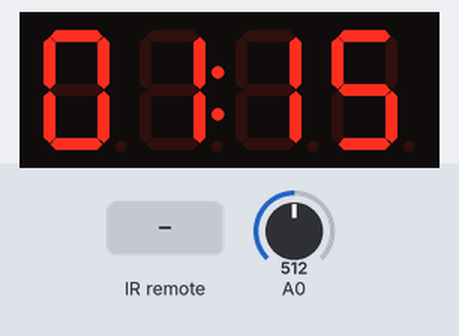
A sketch run on a simulated Arduino Uno, built with avr-gcc and run on an emulated ATmega328P. On the bench: 4-digit seven-segment display. The test bench sets the inputs (shaded band); at power-on: A0 = 512. The audio player accepts every command and is not drawn.

Above: at 1.7 s.
1.8 s: infrared code 0x09 received
At 2.4 s:
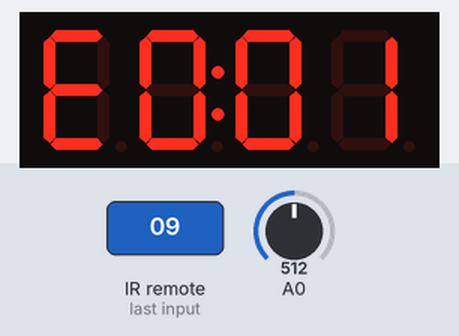
4.8 s: infrared code 0x40 received
At 5.8 s:
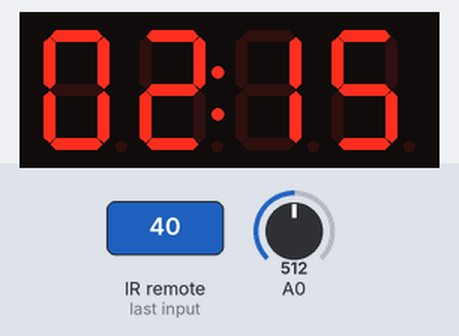
Timing chart, 0 to 7.8 s (numbered marks = the images above; inputs shaded):
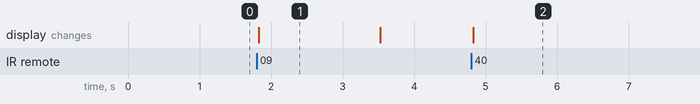

Measured:
- after the input at 1.8 s, the display: changes at once (image 1)
- after the input at 4.8 s, the display: changes at once (image 2)
- what the display in image 1 shows lasts 1.7 s, from 1.8 s to 3.5 s

The sketch:

mp3_player.ino
```cpp
#include <Arduino.h>
#include <TimerOne.h>
#include "TM1637.h"
#define DECODE_NEC
#include <IRremote.h>
#include "SoftwareSerial.h"
#include "DFRobotDFPlayerMini.h"

#define ADKEY_NUMS      6
#define ADKEY_UP_ADC    1018

#define TM1637_CLK_PIN  3
#define TM1637_DIO_PIN  4

#define IR_RECV_PIN     2

#define MP3_RX_PIN      10
#define MP3_TX_PIN      11

const uint16_t g_adkey_key_adc[ADKEY_NUMS] = {0, 144, 330, 506, 742, ADKEY_UP_ADC};
uint8_t g_adkey_last_key = 255, g_adkey_dn_cnt = 0;
int8_t g_ctrl_track = 0, g_ctrl_volume = 0, g_ctrl_eq_val = 0, g_ctrl_cnt_1 = 0;
bool g_ctrl_start = false, g_ctrl_en_1 = false;

TM1637 tm1637(TM1637_CLK_PIN, TM1637_DIO_PIN);

SoftwareSerial mp3_uart(MP3_RX_PIN, MP3_TX_PIN);
DFRobotDFPlayerMini mp3_module;

//------------------------------------------------------------------------------
int8_t adkey_get_key(uint16_t adc)
{
  uint8_t i;

  for (i = 0; i < ADKEY_NUMS; ++i) {
    if ((adc >= g_adkey_key_adc[i]) && (adc <= g_adkey_key_adc[i] + 5)) {
      g_adkey_dn_cnt++;
      if (i == (ADKEY_NUMS - 1)) {
        g_adkey_dn_cnt = 0;
        g_adkey_last_key = 255;
        break;
      } else if ((g_adkey_dn_cnt == 3) && (i != g_adkey_last_key)) {
        g_adkey_dn_cnt = 0;
        g_adkey_last_key = i;
        return i;
      }
    }
  }

  return (-1);
}

//------------------------------------------------------------------------------
void tm1637_update(uint8_t v1, uint8_t v2)
{
  tm1637.point(POINT_ON);
  tm1637.display(0, v1 / 10);
  tm1637.display(1, v1 % 10);
  tm1637.display(2, v2 / 10);
  tm1637.display(3, v2 % 10);
}

void tm1637_update_eq(uint8_t v)
{
  tm1637.point(POINT_ON);
  tm1637.display(0, 14);
  tm1637.display(1, 0);
  tm1637.display(2, v / 10);
  tm1637.display(3, v % 10);
}

//------------------------------------------------------------------------------
void mp3_print_error(uint8_t type, int value)
{
  switch (type) {
    case TimeOut:
      Serial.println(F("Time Out!"));
      break;
    case WrongStack:
      Serial.println(F("Stack Wrong!"));
      break;
    case DFPlayerCardInserted:
      Serial.println(F("Card Inserted!"));
      break;
    case DFPlayerCardRemoved:
      Serial.println(F("Card Removed!"));
      break;
    case DFPlayerCardOnline:
      Serial.println(F("Card Online!"));
      break;
    case DFPlayerUSBInserted:
      Serial.println("USB Inserted!");
      break;
    case DFPlayerUSBRemoved:
      Serial.println("USB Removed!");
      break;
    case DFPlayerPlayFinished:
      Serial.print(F("Number:"));
      Serial.print(value);
      Serial.println(F(" Play Finished!"));
      break;
    case DFPlayerError:
      Serial.print(F("DFPlayerError:"));
      switch (value) {
        case Busy:
          Serial.println(F("Card not found"));
          break;
        case Sleeping:
          Serial.println(F("Sleeping"));
          break;
        case SerialWrongStack:
          Serial.println(F("Get Wrong Stack"));
          break;
        case CheckSumNotMatch:
          Serial.println(F("Check Sum Not Match"));
          break;
        case FileIndexOut:
          Serial.println(F("File Index Out of Bound"));
          break;
        case FileMismatch:
          Serial.println(F("Cannot Find File"));
          break;
        case Advertise:
          Serial.println(F("In Advertise"));
          break;
        default:
          break;
      }
      break;
    default:
      break;
  }
}

//------------------------------------------------------------------------------
void ctrl_init(void)
{
  g_ctrl_track = 1;
  g_ctrl_volume = 15;
  g_ctrl_eq_val = 0;

  IrReceiver.begin(IR_RECV_PIN);

  tm1637.init();
  tm1637.set(BRIGHT_TYPICAL);
  tm1637_update(g_ctrl_track, g_ctrl_volume);

  mp3_uart.begin(9600);
  if (!mp3_module.begin(mp3_uart, true, false)) {
    Serial.println("Unable to begin:");
    while(true);
  }

  mp3_module.setTimeOut(500);
  mp3_module.volume(g_ctrl_volume);
  mp3_module.EQ(DFPLAYER_EQ_NORMAL);
  mp3_module.playMp3Folder(g_ctrl_track);
  mp3_module.pause();
}

void ctrl_update(void)
{
  if (g_ctrl_en_1) {
    if (++g_ctrl_cnt_1 >= 4) {
      g_ctrl_cnt_1 = 0;
      g_ctrl_en_1 = false;
      tm1637_update(g_ctrl_track, g_ctrl_volume);
    }
  }
}

void ctrl_track_next(void)
{
  g_ctrl_track = (g_ctrl_track >= 99) ? 99 : g_ctrl_track + 1;
  tm1637_update(g_ctrl_track, g_ctrl_volume);
  mp3_module.playMp3Folder(g_ctrl_track);
  g_ctrl_start = true;
}

void ctrl_track_prev(void)
{
  g_ctrl_track = (g_ctrl_track <= 1) ? 1 : g_ctrl_track - 1;
  tm1637_update(g_ctrl_track, g_ctrl_volume);
  mp3_module.playMp3Folder(g_ctrl_track);
  g_ctrl_start = true;
}

void ctrl_volume_up(void)
{
  g_ctrl_volume = (g_ctrl_volume >= 30) ? 30 : g_ctrl_volume + 1;
  mp3_module.volume(g_ctrl_volume);
  tm1637_update(g_ctrl_track, g_ctrl_volume);
}

void ctrl_volume_down(void)
{
  g_ctrl_volume = (g_ctrl_volume <= 0) ? 0 : g_ctrl_volume - 1;
  mp3_module.volume(g_ctrl_volume);
  tm1637_update(g_ctrl_track, g_ctrl_volume);
}

void ctrl_play_pause(void)
{
  if (g_ctrl_start) {
    mp3_module.pause();
  } else {
    mp3_module.start();
  }
  g_ctrl_start = !g_ctrl_start;
}

void ctrl_eq_trigger(void)
{
  g_ctrl_eq_val = (g_ctrl_eq_val >= 5) ? 0 : g_ctrl_eq_val + 1;
  mp3_module.EQ(g_ctrl_eq_val);
  tm1637_update_eq(g_ctrl_eq_val);
  g_ctrl_cnt_1 = 0;
  g_ctrl_en_1 = true;
}

//------------------------------------------------------------------------------
void time_isr()
{
  ctrl_update();
}

void setup()
{
  Serial.begin(115200);

  Timer1.initialize(500000);
  Timer1.attachInterrupt(time_isr);

  ctrl_init();
}

void loop()
{
  // ----------------
  //  ADC key handle
  // ----------------

  int8_t key = adkey_get_key(analogRead(A0));
  if (key != -1) {
    switch (key) {
    case 0:
      // left key.
      ctrl_track_prev();
      break;

    case 1:
      // up key.
      ctrl_volume_up();
      break;

    case 2:
      // down key.
      ctrl_volume_down();
      break;

    case 3:
      // right key.
      ctrl_track_next();
      break;

    case 4:
      // enter.
      ctrl_play_pause();
      break;
    }
  }

  // -----------
  //  IR handle
  // -----------

  if (IrReceiver.decode()) {

#if 0 // for debug.
    // Print a short summary of received data
    IrReceiver.printIRResultShort(&Serial);
    if (IrReceiver.decodedIRData.protocol == UNKNOWN) {
      // We have an unknown protocol here, print more info
      IrReceiver.printIRResultRawFormatted(&Serial, true);
    }
    Serial.println();
#endif

    // Enable receiving of the next value.
    IrReceiver.resume();

    if (!(IrReceiver.decodedIRData.flags & IRDATA_FLAGS_IS_REPEAT)) {
//      Serial.println(IrReceiver.decodedIRData.command); // for debug.

      switch (IrReceiver.decodedIRData.command) {
      case 0x44:
        // |<< (PREV)
        ctrl_track_prev();
        break;

      case 0x40:
        // >>| (NEXT)
        ctrl_track_next();
        break;

      case 0x43:
        // >|| (PLAY/PAUSE)
        ctrl_play_pause();
        break;

      case 0x07:
        // - (VOL-)
        ctrl_volume_down();
        break;

      case 0x15:
        // + (VOL+)
        ctrl_volume_up();
        break;

      case 0x09:
        // EQ
        ctrl_eq_trigger();
        break;
      }
    }
  }

  // ------------
  //  MP3 handle
  // ------------

  if (mp3_module.available()) {
    mp3_print_error(mp3_module.readType(), mp3_module.read());
  }
}
```
